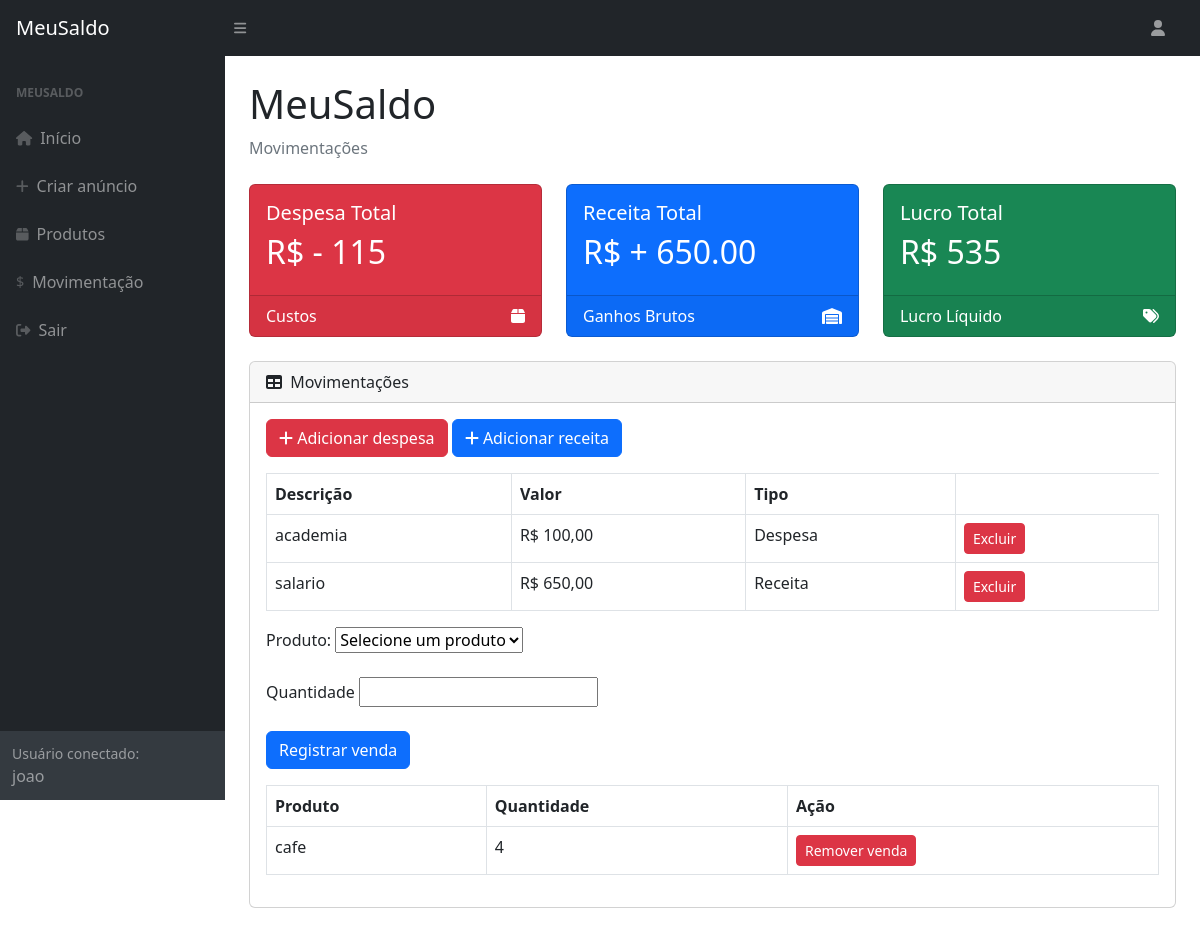
The page /MeuSaldo/movimentacao.php (signed in) on the database as committed earlier.
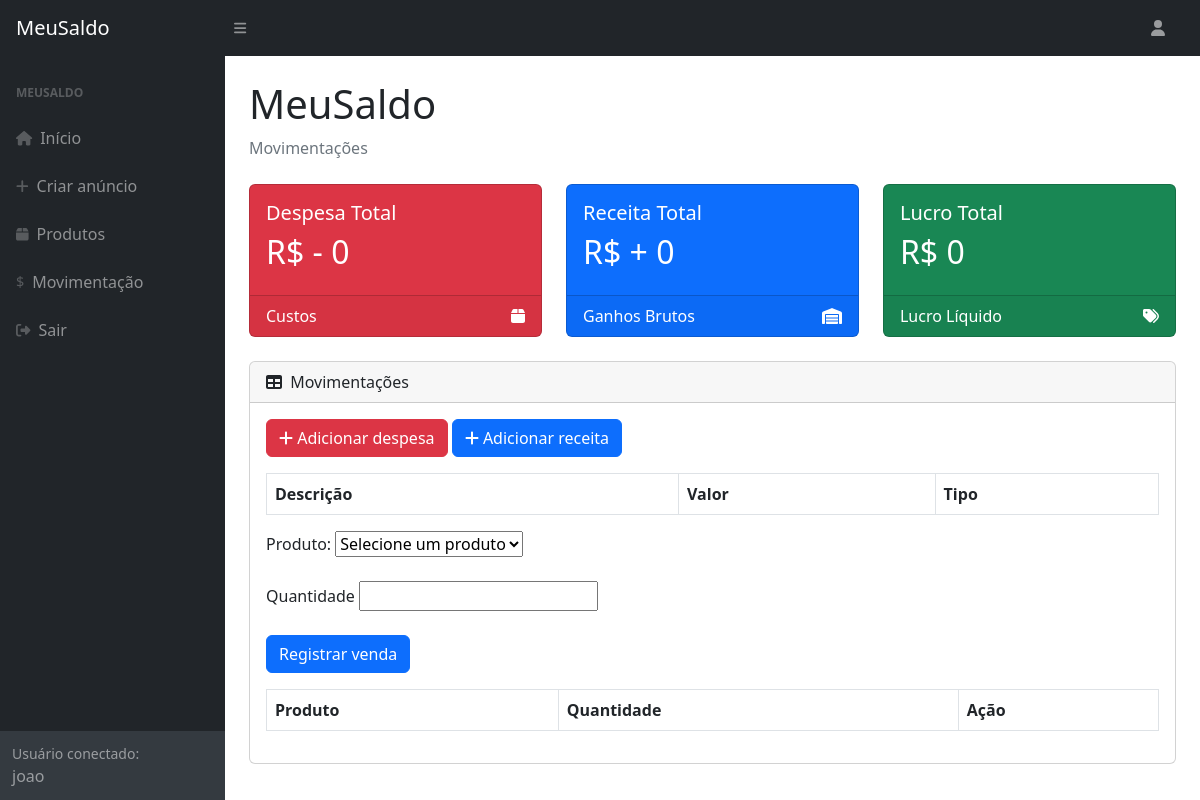
The same page on the database as committed later.
### tables this page shows
CREATE TABLE `movimentacoes` (
  `idMovimentacao` int NOT NULL,
  `descricao` varchar(100) DEFAULT NULL,
  `valor` decimal(10,2) DEFAULT NULL,
  `Usuarios_idUsuario` int DEFAULT NULL,
  `tipo` varchar(10) DEFAULT NULL
);

CREATE TABLE `vendas` (
  `idVenda` int NOT NULL,
  `Anuncios_idAnuncios` int NOT NULL,
  `quantidadeVendida` int NOT NULL,
  `lucroVenda` decimal(10,2) NOT NULL DEFAULT '0.00'
);

CREATE TABLE `anuncios` (
  `idAnuncio` int NOT NULL,
  `Usuarios_idUsuario` int NOT NULL,
  `nomeProduto` varchar(30) NOT NULL,
  `estoqueProduto` int NOT NULL,
  `categoriaAnuncio` varchar(50) NOT NULL,
  `valorCustoAnuncio` decimal(10,2) NOT NULL,
  `valorAnuncio` decimal(10,2) NOT NULL
);

### MeuSaldo/header.php (called while the page is built, shortened)
<?php
    if(isset($_SESSION['logado']) && $_SESSION['logado'] === true){
        $idUsuario    = $_SESSION['idUsuario'];
    }
?>

### MeuSaldo/movimentacao.php (the view, shortened to what the changed rows need)
<?php include "header.php"; include "conexaoBD.php" ;
$sqlDespesa = "SELECT SUM(estoqueProduto * valorCustoAnuncio) AS despesaTotal
               FROM Anuncios
               WHERE Usuarios_idUsuario = $idUsuario";
$resultadoDespesa = mysqli_query($conn, $sqlDespesa);
$dadosDespesa = mysqli_fetch_assoc($resultadoDespesa);
$despesaTotal = $dadosDespesa['despesaTotal'] ?? 0;
$sqlLucroVendas = "SELECT SUM(lucroVenda) AS lucroVendas
                   FROM Vendas V
                   INNER JOIN Anuncios A
                   ON V.Anuncios_idAnuncios = A.idAnuncio
                   WHERE A.Usuarios_idUsuario = $idUsuario";
$resultadoLucroVendas = mysqli_query($conn, $sqlLucroVendas);
$dadosLucroVendas = mysqli_fetch_assoc($resultadoLucroVendas);
$lucroVendas = $dadosLucroVendas['lucroVendas'] ?? 0;
$sqlOutrasDespesas = "SELECT SUM(valor) AS total
                      FROM Movimentacoes
                      WHERE tipo = 'despesa'
                      AND Usuarios_idUsuario = $idUsuario";
$resultadoOutrasDespesas = mysqli_query($conn, $sqlOutrasDespesas);
$dadosOutrasDespesas = mysqli_fetch_assoc($resultadoOutrasDespesas);
$outrasDespesas = $dadosOutrasDespesas['total'] ?? 0;
$sqlOutrasReceitas = "SELECT SUM(valor) AS total
                      FROM Movimentacoes
                      WHERE tipo = 'receita'
                      AND Usuarios_idUsuario = $idUsuario";
$resultadoOutrasReceitas = mysqli_query($conn, $sqlOutrasReceitas);
$dadosOutrasReceitas = mysqli_fetch_assoc($resultadoOutrasReceitas);
$outrasReceitas = $dadosOutrasReceitas['total'] ?? 0;
$despesaTotalizada = $outrasDespesas + $despesaTotal;
$lucroTotal = ($outrasReceitas - $despesaTotalizada) + $lucroVendas;
?>
<!DOCTYPE html>
<html lang="pt-br">
<head>
    <link href="https://cdn.jsdelivr.net/npm/simple-datatables@7.1.2/dist/style.min.css"
          rel="stylesheet" />
    <link href="css/styles.css"
          rel="stylesheet" />
</head>
<body class="sb-nav-fixed">
<div id="layoutSidenav">
    <div id="layoutSidenav_content">
        <main>
            <div class="container-fluid px-4">
                <h1 class="mt-4">
                    MeuSaldo
                </h1>
                <div class="row">
                    <div class="col-xl-4 col-md-6">
                        <div class="card bg-danger text-white mb-4">
                            <div class="card-body">
                                <h5>
                                    Despesa Total
                                </h5>
                                <h2>
                                    <?php
                                    echo " R$ - $despesaTotalizada";
                                    ?>
                                </h2>
                            </div>
                        </div>
                    </div>
                    <div class="col-xl-4 col-md-6">
                        <div class="card bg-primary text-white mb-4">
                            <div class="card-body">
                                <h5>
                                    Receita Total
                                </h5>
                                <h2>
                                    <?php
                                    echo "R$ + $outrasReceitas";
                                    ?>
                                </h2>
                            </div>
                        </div>
                    </div>
                    <div class="col-xl-4 col-md-6">
                        <div class="card bg-success text-white mb-4">
                            <div class="card-body">
                                <h5>
                                    Lucro Total
                                </h5>
                                <h2>
                                    <?php
                                    echo "R$ $lucroTotal";
                                    ?>
                                </h2>
                            </div>
                        </div>
                    </div>
                </div>
                <div class="card mb-4">
                <div class="card-body">
                    <table class="table table-bordered">
                        <thead>
                            <tr>
                                <th>Descrição</th>
                                <th>Valor</th>
                                <th>Tipo</th>
                            </tr>
                        </thead>
                        <tbody>
                            <?php
                            $sqlMovimentacoes = "SELECT idMovimentacao, descricao, valor, tipo
                                                FROM movimentacoes
                                                WHERE Usuarios_idUsuario = $idUsuario";
                            $resultadoMovimentacoes = mysqli_query($conn, $sqlMovimentacoes);
                            while ($movimentacao = mysqli_fetch_assoc($resultadoMovimentacoes)) {
                            ?>
                                <tr>
                                    <td>
                                        <?php echo htmlspecialchars($movimentacao['descricao']); ?>
                                    </td>
                                    <td>
                                        R$ <?php echo number_format($movimentacao['valor'], 2, ',', '.'); ?>
                                    </td>
                                    <td>
                                        <?php echo htmlspecialchars($movimentacao['tipo']); ?>
                                    </td>
                                    <td>
                                        <a href="removerDespesa.php?id=<?php echo $movimentacao['idMovimentacao']; ?>"
                                        class="btn btn-danger btn-sm"
                                        onclick="return confirm('Tem certeza que deseja excluir esta movimentação?');">
                                            Excluir
                                        </a>
                                    </td>
                                </tr>
                            <?php
                            }
                            ?>
                        </tbody>
                    </table>
                <table class="table table-bordered">
    <thead>
        <tr>
            <th>Produto</th>
            <th>Quantidade</th>
            <th>Ação</th>
        </tr>
    </thead>
    <tbody>
        <?php
        $sqlVendas = "SELECT V.idVenda,
                             V.quantidadeVendida,
                             A.nomeProduto
                      FROM Vendas V
                      INNER JOIN Anuncios A
                      ON V.Anuncios_idAnuncios = A.idAnuncio
                      WHERE A.Usuarios_idUsuario = $idUsuario";
        $resultadoVendas = mysqli_query($conn, $sqlVendas);
        while ($venda = mysqli_fetch_assoc($resultadoVendas)) {
        ?>
            <tr>
                <td>
                    <?php echo htmlspecialchars($venda['nomeProduto']); ?>
                </td>
                <td>
                    <?php echo $venda['quantidadeVendida']; ?>
                </td>
                <td>
                    <form action="removerVenda.php" method="POST">
                        <button type="submit"
                                class="btn btn-danger btn-sm"
                                onclick="return confirm('Tem certeza que deseja remover esta venda?');">
                            Remover venda
                        </button>
                    </form>
                </td>
            </tr>
        <?php
        }
        ?>
    </tbody>
</table>
                </div>
            </div>

Rows that differ between the two databases and show on the page:
removed movimentacoes: descricao "academia", valor "100,00", tipo "Despesa"
removed movimentacoes: descricao "salario", valor "650,00", tipo "Receita"
removed vendas: Anuncios_idAnuncios.nomeProduto "cafe", quantidadeVendida "4"
Other text that changed with them:
$despesaTotalizada: "115" → "0"
$outrasReceitas: "650.00" → "0"
$lucroTotal: "535" → "0"
